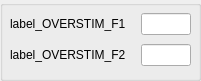
           <widget class="QGroupBox" name="groupBox_overstimulation">
            <property name="geometry">
             <rect>
              <x>10</x>
              <y>420</y>
              <width>201</width>
              <height>81</height>
             </rect>
            </property>
            <property name="title">
             <string/>
            </property>
            <widget class="QWidget" name="gridLayoutWidget_9">
             <property name="geometry">
              <rect>
               <x>10</x>
               <y>10</y>
               <width>181</width>
               <height>61</height>
              </rect>
             </property>
             <layout class="QGridLayout" name="gridLayout_9">
              <item row="0" column="2">
               <widget class="QLineEdit" name="line_OVERSTIM_F1">
                <property name="minimumSize">
                 <size>
                  <width>50</width>
                  <height>0</height>
                 </size>
                </property>
                <property name="maximumSize">
                 <size>
                  <width>50</width>
                  <height>16777215</height>
                 </size>
                </property>
                <property name="alignment">
                 <set>Qt::AlignRight|Qt::AlignTrailing|Qt::AlignVCenter</set>
                </property>
               </widget>
              </item>
              <item row="0" column="0">
               <widget class="QMyLabel" name="label_OVERSTIM_F1">
                <property name="text">
                 <string>label_OVERSTIM_F1</string>
                </property>
               </widget>
              </item>
              <item row="0" column="1">
               <spacer name="horizontalSpacer_63">
                <property name="orientation">
                 <enum>Qt::Horizontal</enum>
                </property>
                <property name="sizeHint" stdset="0">
                 <size>
                  <width>40</width>
                  <height>20</height>
                 </size>
                </property>
               </spacer>
              </item>
              <item row="1" column="2">
               <widget class="QLineEdit" name="line_OVERSTIM_F2">
                <property name="minimumSize">
                 <size>
                  <width>50</width>
                  <height>0</height>
                 </size>
                </property>
                <property name="maximumSize">
                 <size>
                  <width>50</width>
                  <height>16777215</height>
                 </size>
                </property>
                <property name="alignment">
                 <set>Qt::AlignRight|Qt::AlignTrailing|Qt::AlignVCenter</set>
                </property>
               </widget>
              </item>
              <item row="1" column="1">
               <spacer name="horizontalSpacer_64">
                <property name="orientation">
                 <enum>Qt::Horizontal</enum>
                </property>
                <property name="sizeHint" stdset="0">
                 <size>
                  <width>40</width>
                  <height>20</height>
                 </size>
                </property>
               </spacer>
              </item>
              <item row="1" column="0">
               <widget class="QMyLabel" name="label_OVERSTIM_F2">
                <property name="text">
                 <string>label_OVERSTIM_F2</string>
                </property>
               </widget>
              </item>
             </layout>
            </widget>
           </widget>
